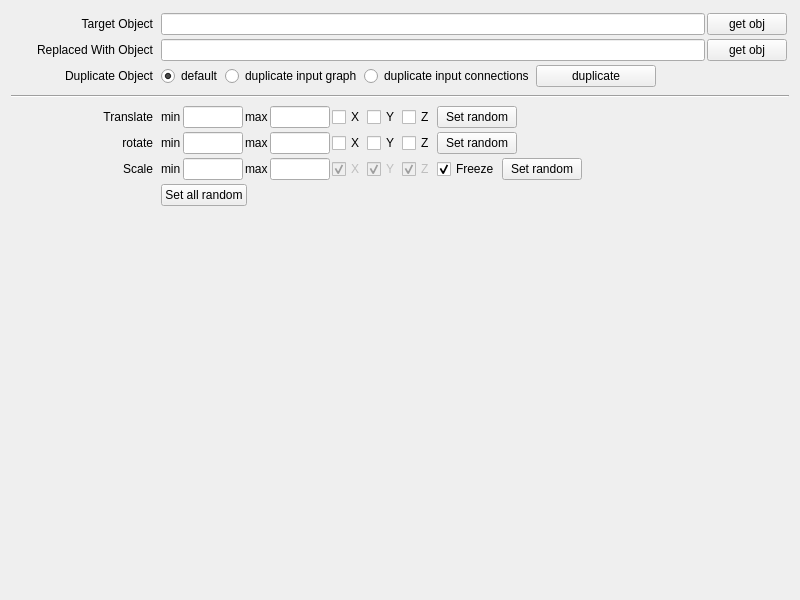
<?xml version="1.0" encoding="UTF-8"?>
<ui version="4.0">
 <class>main_widget</class>
 <widget class="QWidget" name="main_widget">
  <property name="geometry">
   <rect>
    <x>0</x>
    <y>0</y>
    <width>800</width>
    <height>600</height>
   </rect>
  </property>
  <property name="windowTitle">
   <string>Form</string>
  </property>
  <layout class="QVBoxLayout" name="verticalLayout">
   <item>
    <layout class="QFormLayout" name="flag_commend_layout">
     <property name="fieldGrowthPolicy">
      <enum>QFormLayout::ExpandingFieldsGrow</enum>
     </property>
     <property name="formAlignment">
      <set>Qt::AlignLeading|Qt::AlignLeft|Qt::AlignVCenter</set>
     </property>
     <property name="horizontalSpacing">
      <number>8</number>
     </property>
     <property name="verticalSpacing">
      <number>4</number>
     </property>
     <property name="leftMargin">
      <number>2</number>
     </property>
     <property name="topMargin">
      <number>2</number>
     </property>
     <property name="rightMargin">
      <number>2</number>
     </property>
     <property name="bottomMargin">
      <number>2</number>
     </property>
     <item row="0" column="0">
      <widget class="QLabel" name="targetObj_label">
       <property name="minimumSize">
        <size>
         <width>140</width>
         <height>0</height>
        </size>
       </property>
       <property name="maximumSize">
        <size>
         <width>140</width>
         <height>16777215</height>
        </size>
       </property>
       <property name="text">
        <string>Target Object</string>
       </property>
       <property name="alignment">
        <set>Qt::AlignRight|Qt::AlignTrailing|Qt::AlignVCenter</set>
       </property>
      </widget>
     </item>
     <item row="0" column="1">
      <layout class="QHBoxLayout" name="horizontalLayout_11">
       <property name="spacing">
        <number>2</number>
       </property>
       <item>
        <widget class="QLineEdit" name="targetGetObj_LE"/>
       </item>
       <item>
        <widget class="QPushButton" name="targetGetObj_PB">
         <property name="maximumSize">
          <size>
           <width>100</width>
           <height>16777215</height>
          </size>
         </property>
         <property name="text">
          <string>get obj</string>
         </property>
        </widget>
       </item>
      </layout>
     </item>
     <item row="1" column="0">
      <widget class="QLabel" name="replacedWithObj_label">
       <property name="minimumSize">
        <size>
         <width>140</width>
         <height>0</height>
        </size>
       </property>
       <property name="maximumSize">
        <size>
         <width>140</width>
         <height>16777215</height>
        </size>
       </property>
       <property name="text">
        <string>Replaced With Object</string>
       </property>
       <property name="alignment">
        <set>Qt::AlignRight|Qt::AlignTrailing|Qt::AlignVCenter</set>
       </property>
      </widget>
     </item>
     <item row="1" column="1">
      <layout class="QHBoxLayout" name="horizontalLayout">
       <property name="spacing">
        <number>2</number>
       </property>
       <item>
        <widget class="QLineEdit" name="replaceGetObj_LE"/>
       </item>
       <item>
        <widget class="QPushButton" name="replaceGetObj_PB">
         <property name="maximumSize">
          <size>
           <width>100</width>
           <height>16777215</height>
          </size>
         </property>
         <property name="text">
          <string>get obj</string>
         </property>
        </widget>
       </item>
      </layout>
     </item>
     <item row="2" column="0">
      <widget class="QLabel" name="other_label">
       <property name="minimumSize">
        <size>
         <width>140</width>
         <height>0</height>
        </size>
       </property>
       <property name="maximumSize">
        <size>
         <width>140</width>
         <height>16777215</height>
        </size>
       </property>
       <property name="text">
        <string>Duplicate Object</string>
       </property>
       <property name="alignment">
        <set>Qt::AlignRight|Qt::AlignTrailing|Qt::AlignVCenter</set>
       </property>
      </widget>
     </item>
     <item row="2" column="1">
      <layout class="QHBoxLayout" name="horizontalLayout_3">
       <property name="spacing">
        <number>2</number>
       </property>
       <item>
        <widget class="QRadioButton" name="dupDefaultRB">
         <property name="text">
          <string>default</string>
         </property>
         <property name="checked">
          <bool>true</bool>
         </property>
        </widget>
       </item>
       <item>
        <widget class="QRadioButton" name="dupInputGraph_RB">
         <property name="text">
          <string>duplicate input graph</string>
         </property>
        </widget>
       </item>
       <item>
        <widget class="QRadioButton" name="dupInputConnections_RB">
         <property name="text">
          <string>duplicate input connections</string>
         </property>
        </widget>
       </item>
       <item>
        <widget class="QPushButton" name="duplicate_PB">
         <property name="minimumSize">
          <size>
           <width>120</width>
           <height>0</height>
          </size>
         </property>
         <property name="text">
          <string>duplicate</string>
         </property>
        </widget>
       </item>
      </layout>
     </item>
    </layout>
   </item>
   <item>
    <widget class="Line" name="line">
     <property name="orientation">
      <enum>Qt::Horizontal</enum>
     </property>
    </widget>
   </item>
   <item>
    <layout class="QFormLayout" name="flag_commend_layout_2">
     <property name="fieldGrowthPolicy">
      <enum>QFormLayout::ExpandingFieldsGrow</enum>
     </property>
     <property name="formAlignment">
      <set>Qt::AlignLeading|Qt::AlignLeft|Qt::AlignTop</set>
     </property>
     <property name="horizontalSpacing">
      <number>8</number>
     </property>
     <property name="verticalSpacing">
      <number>4</number>
     </property>
     <property name="leftMargin">
      <number>2</number>
     </property>
     <property name="topMargin">
      <number>2</number>
     </property>
     <property name="rightMargin">
      <number>2</number>
     </property>
     <property name="bottomMargin">
      <number>2</number>
     </property>
     <item row="0" column="0">
      <widget class="QLabel" name="targetVdb_label">
       <property name="minimumSize">
        <size>
         <width>140</width>
         <height>0</height>
        </size>
       </property>
       <property name="maximumSize">
        <size>
         <width>140</width>
         <height>16777215</height>
        </size>
       </property>
       <property name="text">
        <string>Translate</string>
       </property>
       <property name="alignment">
        <set>Qt::AlignRight|Qt::AlignTrailing|Qt::AlignVCenter</set>
       </property>
      </widget>
     </item>
     <item row="0" column="1">
      <layout class="QHBoxLayout" name="horizontalLayout_14">
       <property name="spacing">
        <number>2</number>
       </property>
       <item>
        <widget class="QLabel" name="tanslateMin_label">
         <property name="text">
          <string>min</string>
         </property>
        </widget>
       </item>
       <item>
        <widget class="QLineEdit" name="translateMin_LE">
         <property name="maximumSize">
          <size>
           <width>60</width>
           <height>16777215</height>
          </size>
         </property>
         <property name="maxLength">
          <number>32770</number>
         </property>
        </widget>
       </item>
       <item>
        <widget class="QLabel" name="tanslateMax_label">
         <property name="text">
          <string>max</string>
         </property>
        </widget>
       </item>
       <item>
        <widget class="QLineEdit" name="translateMax_LE">
         <property name="maximumSize">
          <size>
           <width>60</width>
           <height>16777215</height>
          </size>
         </property>
        </widget>
       </item>
       <item>
        <widget class="QCheckBox" name="TX_CB">
         <property name="text">
          <string>X</string>
         </property>
        </widget>
       </item>
       <item>
        <widget class="QCheckBox" name="TY_CB">
         <property name="text">
          <string>Y</string>
         </property>
        </widget>
       </item>
       <item>
        <widget class="QCheckBox" name="TZ_CB">
         <property name="text">
          <string>Z</string>
         </property>
        </widget>
       </item>
       <item>
        <widget class="QPushButton" name="setTranslate_PB">
         <property name="text">
          <string>Set random</string>
         </property>
        </widget>
       </item>
       <item>
        <spacer name="horizontalSpacer_2">
         <property name="orientation">
          <enum>Qt::Horizontal</enum>
         </property>
         <property name="sizeHint" stdset="0">
          <size>
           <width>40</width>
           <height>20</height>
          </size>
         </property>
        </spacer>
       </item>
      </layout>
     </item>
     <item row="1" column="0">
      <widget class="QLabel" name="vdbFile_label">
       <property name="minimumSize">
        <size>
         <width>140</width>
         <height>0</height>
        </size>
       </property>
       <property name="maximumSize">
        <size>
         <width>140</width>
         <height>16777215</height>
        </size>
       </property>
       <property name="text">
        <string>rotate</string>
       </property>
       <property name="alignment">
        <set>Qt::AlignRight|Qt::AlignTrailing|Qt::AlignVCenter</set>
       </property>
      </widget>
     </item>
     <item row="1" column="1">
      <layout class="QHBoxLayout" name="horizontalLayout_13">
       <property name="spacing">
        <number>2</number>
       </property>
       <item>
        <widget class="QLabel" name="rotateMin_label">
         <property name="text">
          <string>min</string>
         </property>
        </widget>
       </item>
       <item>
        <widget class="QLineEdit" name="rotateMin_LE">
         <property name="maximumSize">
          <size>
           <width>60</width>
           <height>16777215</height>
          </size>
         </property>
        </widget>
       </item>
       <item>
        <widget class="QLabel" name="rotateMax_label">
         <property name="text">
          <string>max</string>
         </property>
        </widget>
       </item>
       <item>
        <widget class="QLineEdit" name="rotateMax_LE">
         <property name="maximumSize">
          <size>
           <width>60</width>
           <height>16777215</height>
          </size>
         </property>
        </widget>
       </item>
       <item>
        <widget class="QCheckBox" name="RX_CB">
         <property name="text">
          <string>X</string>
         </property>
        </widget>
       </item>
       <item>
        <widget class="QCheckBox" name="RY_CB">
         <property name="text">
          <string>Y</string>
         </property>
        </widget>
       </item>
       <item>
        <widget class="QCheckBox" name="RZ_CB">
         <property name="text">
          <string>Z</string>
         </property>
        </widget>
       </item>
       <item>
        <widget class="QPushButton" name="setRotate_PB">
         <property name="text">
          <string>Set random</string>
         </property>
        </widget>
       </item>
       <item>
        <spacer name="horizontalSpacer">
         <property name="orientation">
          <enum>Qt::Horizontal</enum>
         </property>
         <property name="sizeHint" stdset="0">
          <size>
           <width>40</width>
           <height>20</height>
          </size>
         </property>
        </spacer>
       </item>
      </layout>
     </item>
     <item row="2" column="0">
      <widget class="QLabel" name="vdbSg_label">
       <property name="minimumSize">
        <size>
         <width>140</width>
         <height>0</height>
        </size>
       </property>
       <property name="maximumSize">
        <size>
         <width>140</width>
         <height>16777215</height>
        </size>
       </property>
       <property name="text">
        <string>Scale</string>
       </property>
       <property name="alignment">
        <set>Qt::AlignRight|Qt::AlignTrailing|Qt::AlignVCenter</set>
       </property>
      </widget>
     </item>
     <item row="2" column="1">
      <layout class="QHBoxLayout" name="horizontalLayout_5">
       <property name="spacing">
        <number>2</number>
       </property>
       <item>
        <widget class="QLabel" name="s_min_label">
         <property name="text">
          <string>min</string>
         </property>
        </widget>
       </item>
       <item>
        <widget class="QLineEdit" name="scaleMin_LE">
         <property name="maximumSize">
          <size>
           <width>60</width>
           <height>16777215</height>
          </size>
         </property>
         <property name="text">
          <string/>
         </property>
        </widget>
       </item>
       <item>
        <widget class="QLabel" name="s_max_label">
         <property name="text">
          <string>max</string>
         </property>
        </widget>
       </item>
       <item>
        <widget class="QLineEdit" name="scaleMax_LE">
         <property name="maximumSize">
          <size>
           <width>60</width>
           <height>16777215</height>
          </size>
         </property>
        </widget>
       </item>
       <item>
        <widget class="QCheckBox" name="SX_CB">
         <property name="enabled">
          <bool>false</bool>
         </property>
         <property name="text">
          <string>X</string>
         </property>
         <property name="checked">
          <bool>true</bool>
         </property>
         <property name="tristate">
          <bool>false</bool>
         </property>
        </widget>
       </item>
       <item>
        <widget class="QCheckBox" name="SY_CB">
         <property name="enabled">
          <bool>false</bool>
         </property>
         <property name="text">
          <string>Y</string>
         </property>
         <property name="checked">
          <bool>true</bool>
         </property>
        </widget>
       </item>
       <item>
        <widget class="QCheckBox" name="SZ_CB">
         <property name="enabled">
          <bool>false</bool>
         </property>
         <property name="text">
          <string>Z</string>
         </property>
         <property name="checked">
          <bool>true</bool>
         </property>
        </widget>
       </item>
       <item>
        <widget class="QCheckBox" name="scaleFreeze_CB">
         <property name="text">
          <string>Freeze</string>
         </property>
         <property name="checked">
          <bool>true</bool>
         </property>
        </widget>
       </item>
       <item>
        <widget class="QPushButton" name="setScale_PB">
         <property name="text">
          <string>Set random</string>
         </property>
        </widget>
       </item>
       <item>
        <spacer name="horizontalSpacer_3">
         <property name="orientation">
          <enum>Qt::Horizontal</enum>
         </property>
         <property name="sizeHint" stdset="0">
          <size>
           <width>40</width>
           <height>20</height>
          </size>
         </property>
        </spacer>
       </item>
      </layout>
     </item>
     <item row="3" column="1">
      <layout class="QHBoxLayout" name="horizontalLayout_4">
       <item>
        <widget class="QPushButton" name="setAllRandom_PB">
         <property name="text">
          <string>Set all random</string>
         </property>
        </widget>
       </item>
      </layout>
     </item>
    </layout>
   </item>
   <item>
    <spacer name="verticalSpacer">
     <property name="orientation">
      <enum>Qt::Vertical</enum>
     </property>
     <property name="sizeHint" stdset="0">
      <size>
       <width>20</width>
       <height>40</height>
      </size>
     </property>
    </spacer>
   </item>
  </layout>
 </widget>
 <resources/>
 <connections/>
</ui>
